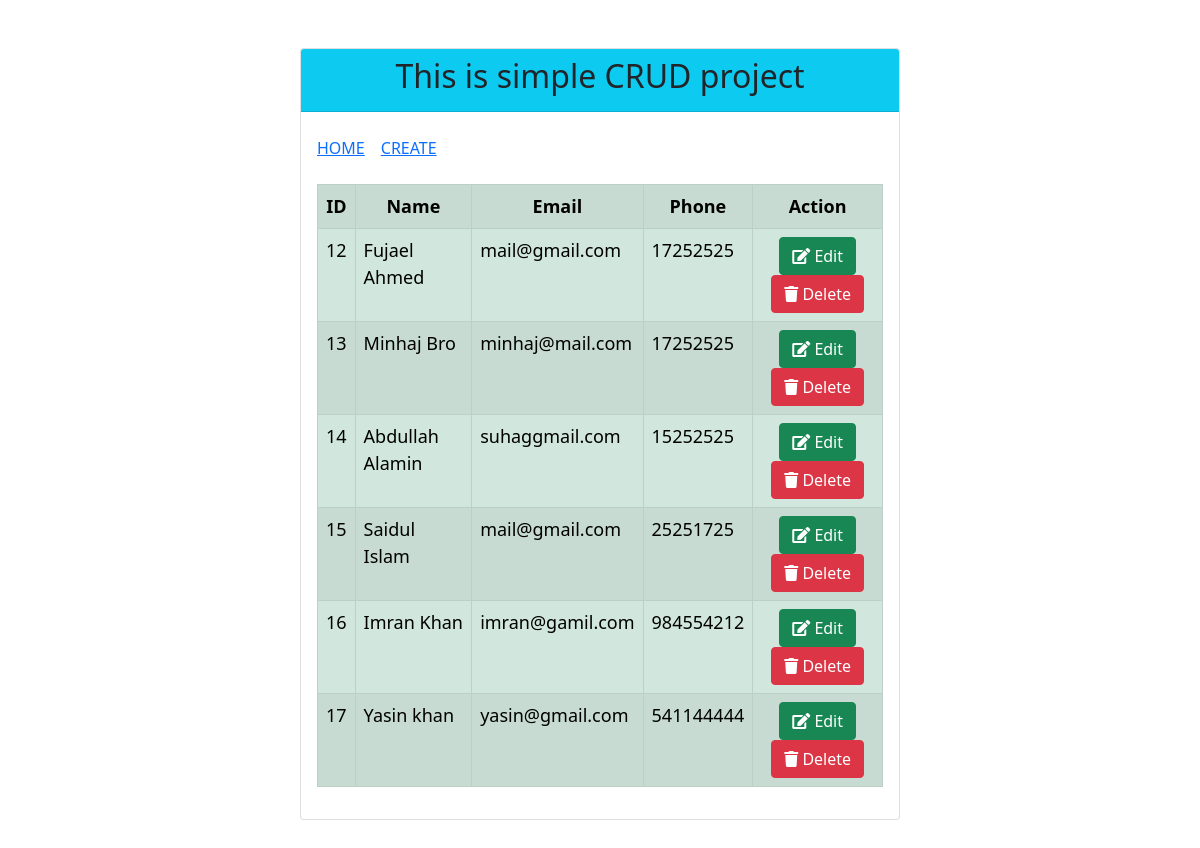
The page / on the database its author committed.
### tables this page shows
CREATE TABLE `student_info` (
  `id` int(11) NOT NULL,
  `name` varchar(255) DEFAULT NULL,
  `email` varchar(255) DEFAULT NULL,
  `phone` int(11) DEFAULT NULL
);

### index.php (the view, shortened to what this page needs)
<?php
    include ('app/connection.php');
    $show_data = $connect->query("SELECT * from student_info");
?>
<!doctype html>
<html lang="en">
<head>
    <link href="https://cdn.jsdelivr.net/npm/bootstrap@5.0.0-beta3/dist/css/bootstrap.min.css" rel="stylesheet">
        <link rel="stylesheet" href="https://pro.fontawesome.com/releases/v5.10.0/css/all.css"/>
</head>
<body>
<div class="card w-50 mx-auto my-5">
    <div class="card-header bg-info">
        <div class="card-title text-center">
            <h2>This is simple CRUD project</h2>
        </div>
    </div>
    <div class="card-body">
        <nav class="navbar navbar-expand mb-3">
            <ul class="navbar-nav">
                <li class="nav-item">
                    <a class="text-uppercase me-3" href="index.php">Home</a>
                </li>
                <li class="nav-item">
                    <a class="text-uppercase me-3" href="create.php">Create</a>
                </li>
            </ul>
        </nav>
        <table class="table table-bordered table-hover table-success table-striped" style="font-size: 18px">
            <tr class="text-center bg-light">
                <th>ID</th>
                <th>Name</th>
                <th>Email</th>
                <th>Phone</th>
                <th>Action</th>
            </tr>
            <?php while ($data = $show_data->fetch_assoc()) { ?>
            <tr>
                <td><?php echo $data['id']; ?></td>
                <td><?php echo $data['name']; ?></td>
                <td><?php echo $data['email']; ?></td>
                <td><?php echo $data['phone']; ?></td>
                <td class="text-center">
                    <a href="edit.php?edit=<?php echo $data['id'];?>" class="btn btn-success">
                        <i class="fas fa-edit"></i>
                        Edit
                    </a>
                    <a href="app/delete.php?delete=<?php echo $data['id']; ?>" class="btn btn-danger">
                        <i class="fas fa-trash"></i>
                        Delete
                    </a>
                </td>
            </tr>
            <?php } ?>
        </table>
    </div>
</div>
</body>
</html>

### rows shown on the page
student_info: id "12", name "Fujael Ahmed", email "mail@gmail.com", phone "17252525"
student_info: id "13", name "Minhaj Bro", email "minhaj@mail.com", phone "17252525"
student_info: id "14", name "Abdullah Alamin", email "suhaggmail.com", phone "15252525"
student_info: id "15", name "Saidul Islam", email "mail@gmail.com", phone "25251725"
student_info: id "16", name "Imran Khan", email "imran@gamil.com", phone "984554212"
student_info: id "17", name "Yasin khan", email "yasin@gmail.com", phone "541144444"
